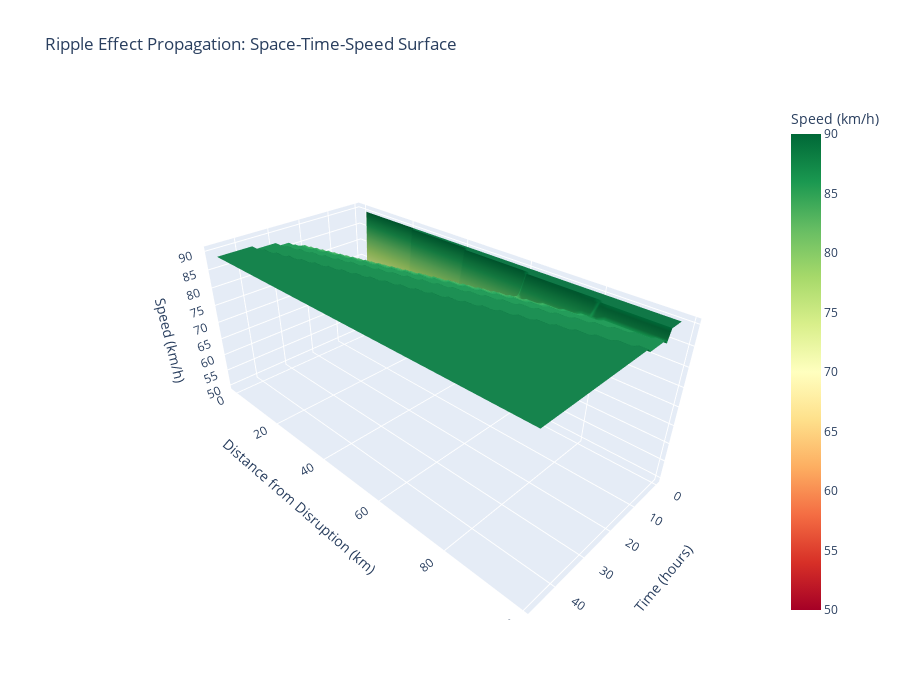

The notebook cell saved with this chart:
### Markdown cell above
## 6. 3D Surface Visualization of Ripple Effects

### Code cell
# Create 3D surface plot of space-time-speed
def create_3d_ripple_surface():
    # Generate synthetic data for visualization
    # In real analysis, this would use actual spatiotemporal data
    
    # Create grid
    time_hours = np.arange(0, 48, 1)  # 48 hours
    distance_km = np.arange(0, 100, 2)  # 100 km
    
    T, D = np.meshgrid(time_hours, distance_km)
    
    # Simulate ripple propagation
    # Speed reduction propagates outward over time
    wave_speed = 20  # km/hour (congestion wave speed)
    base_speed = 90  # km/h
    impact_magnitude = 40  # km/h reduction
    
    # Calculate when wave reaches each point
    arrival_time = D / wave_speed
    
    # Calculate speed at each point
    Speed = np.ones_like(T) * base_speed
    
    for i in range(len(distance_km)):
        for j in range(len(time_hours)):
            if time_hours[j] >= arrival_time[i, j]:
                # After wave arrival
                time_since_arrival = time_hours[j] - arrival_time[i, j]
                
                # Impact decays with distance and recovers over time
                distance_decay = np.exp(-0.03 * distance_km[i])
                time_recovery = 1 - np.exp(-0.1 * time_since_arrival)
                
                Speed[i, j] = base_speed - impact_magnitude * distance_decay * (1 - time_recovery)
    
    # Create 3D surface plot
    fig = go.Figure(data=[go.Surface(
        x=time_hours,
        y=distance_km,
        z=Speed,
        colorscale='RdYlGn',
        colorbar=dict(title='Speed (km/h)')
    )])
    
    fig.update_layout(
        title='Ripple Effect Propagation: Space-Time-Speed Surface',
        scene=dict(
            xaxis_title='Time (hours)',
            yaxis_title='Distance from Disruption (km)',
            zaxis_title='Speed (km/h)',
            camera=dict(
                eye=dict(x=1.5, y=1.5, z=1.3)
            )
        ),
        width=900,
        height=700
    )
    
    return fig

# Create and display 3D surface
fig_3d = create_3d_ripple_surface()
fig_3d.show()

print("3D visualization shows how congestion waves propagate through space and time")
print("Notice how the impact diminishes with distance and recovers over time")

### Figure 1 — Plotly figure (JSON) as saved in the notebook; plotly's stock layout.template omitted (floating-point values rounded to 4 significant figures; data arrays with more than 128 entries replaced by an {"elided": "..."} marker saying what was removed)
{"data": [{"colorbar": {"title": {"text": "Speed (km/h)"}}, "colorscale": [[0, "rgb(165,0,38)"], [0.1, "rgb(215,48,39)"], [0.2, "rgb(244,109,67)"], [0.3, "rgb(253,174,97)"], [0.4, "rgb(254,224,139)"], [0.5, "rgb(255,255,191)"], [0.6, "rgb(217,239,139)"], [0.7, "rgb(166,217,106)"], [0.8, "rgb(102,189,99)"], [0.9, "rgb(26,152,80)"], [1, "rgb(0,104,55)"]], "type": "surface", "x": [0, 1, 2, 3, 4, 5, 6, 7, 8, 9, 10, 11, 12, 13, 14, 15, 16, 17, 18, 19, 20, 21, 22, 23, 24, 25, 26, 27, 28, 29, 30, 31, 32, 33, 34, 35, 36, 37, 38, 39, 40, 41, 42, 43, 44, 45, 46, 47], "y": [0, 2, 4, 6, 8, 10, 12, 14, 16, 18, 20, 22, 24, 26, 28, 30, 32, 34, 36, 38, 40, 42, 44, 46, 48, 50, 52, 54, 56, 58, 60, 62, 64, 66, 68, 70, 72, 74, 76, 78, 80, 82, 84, 86, 88, 90, 92, 94, 96, 98], "z": {"elided": "50x48 int values"}}], "layout": {"height": 700, "scene": {"camera": {"eye": {"x": 1.5, "y": 1.5, "z": 1.3}}, "xaxis": {"title": {"text": "Time (hours)"}}, "yaxis": {"title": {"text": "Distance from Disruption (km)"}}, "zaxis": {"title": {"text": "Speed (km/h)"}}}, "title": {"text": "Ripple Effect Propagation: Space-Time-Speed Surface"}, "width": 900}}
